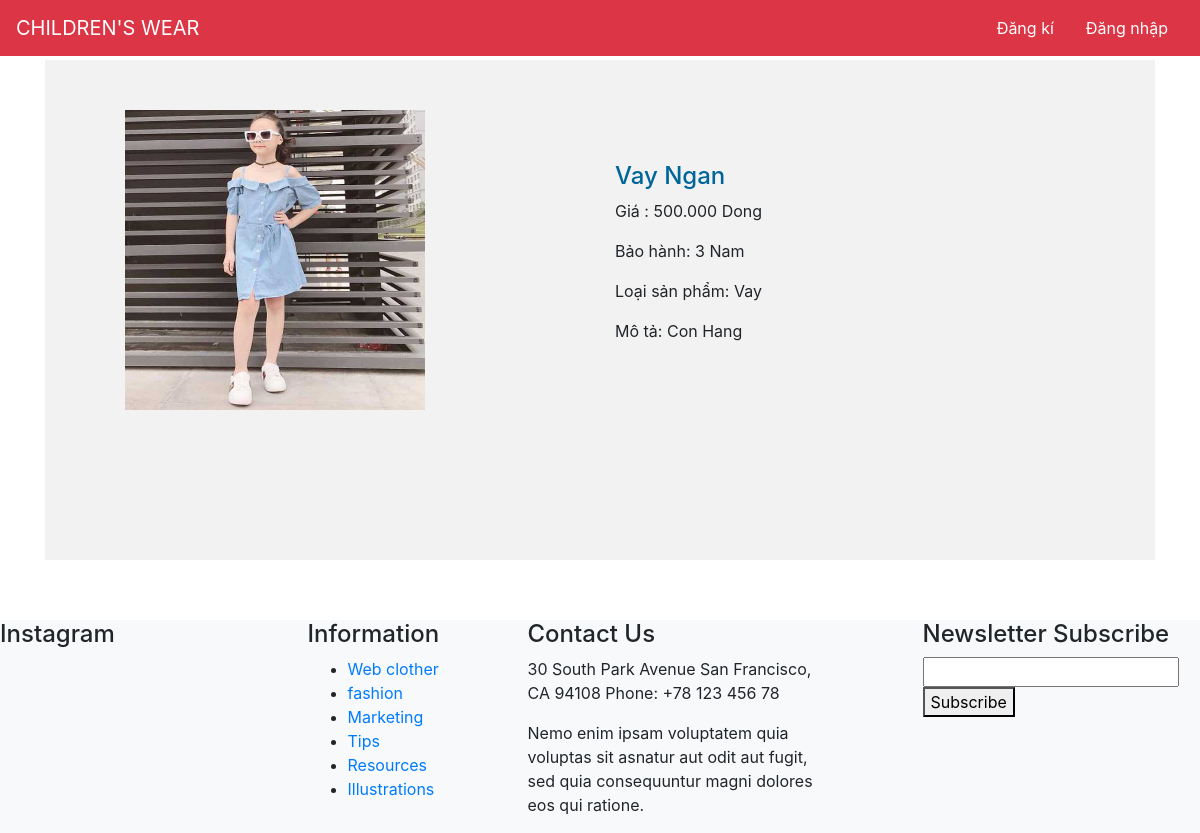
The page /?chitietsanpham=33 on the database its author committed.
### tables this page shows
CREATE TABLE `sanpham` (
  `id` int(11) NOT NULL,
  `tensanpham` varchar(50) NOT NULL,
  `id_loaisp` int(11) NOT NULL,
  `img` varchar(250) NOT NULL,
  `mota` varchar(250) NOT NULL,
  `baohanh` varchar(250) NOT NULL,
  `gia` varchar(250) NOT NULL
);

CREATE TABLE `loaisampham` (
  `id_loaisp` int(11) NOT NULL,
  `tenloaisanpham` varchar(50) NOT NULL
);

### index.php (called while the page is built)
<?php
	include './controller/controllerchung.php';
 ?>

### model/sanphammodel.php (called while the page is built, shortened)
<?php
	include_once 'databasemodel.php';
	class sanphammodel extends databasemodel
	{
		private $dbConnect;
		function __construct()
		{
			$this->dbConnect = new databasemodel();
			if ($this->dbConnect->checkDBConnection()) {
				return true;
			} else {
				return false;
			}
		}
		public function OneRecordData1($id_record)
		{
			$sql_oneRecord = "SELECT *
							  From sanpham, loaisampham
							  where sanpham.id_loaisp = loaisampham.id_loaisp
							  and sanpham.id = $id_record";
			$ketqua = $this->dbConnect->OneRecord1($sql_oneRecord);
			return $ketqua;
		}
	}
 ?>

### model/databasemodel.php (called while the page is built, shortened)
<?php
	class databasemodel
	{
		private $host_name = "localhost";
		private $user_name = "root";
		private $password = "";
		private $db_name = "shopgioithieu";
		private $ketnoi = false;
		public function checkDBConnection()
		{
			$this->ketnoi = mysqli_connect($this->host_name,$this->user_name,$this->password,$this->db_name);
			if ($this->ketnoi) {
				return true;
			} else {
				return false;
			}
		}
	    public function OneRecord1($select_one)
	    {
	        $ketqua_ketnoi = mysqli_query($this->ketnoi,$select_one);
	        if ($ketqua_ketnoi) {
	            $data_row = mysqli_fetch_row($ketqua_ketnoi);
	            return $data_row;
	        }else {
	            return false;
	        }
	    }
	}
?>

### controller/sanphamcontroller.php (called while the page is built, shortened)
<?php
include_once './model/sanphammodel.php';
	class sanphamcontroller
	{
		private $sanpham_model;
		function __construct()
		{
			$this->sanpham_model = new sanphammodel();
		}
		public function sanphamdetail1()
		{
			$id = $_GET['chitietsanpham'];
			$ketqua = $this->sanpham_model->OneRecordData1($id);
			return $ketqua;
		}
	}
 ?>

### view/sanpham/detail.php (the view, shortened to what this page needs)
<!DOCTYPE html>
<html>
<head>
  <link rel="stylesheet" href="https://maxcdn.bootstrapcdn.com/bootstrap/4.0.0/css/bootstrap.min.css">
</head>
<header >
      <nav class="navbar navbar-light bg-danger fixed-top">
        <a class="navbar-brand text-white" href="http://localhost:8080/QuanAoShop/">CHILDREN'S WEAR</a>
        <ul class="nav  nav-pills justify-content-end ">
          <li class="nav-item">
            <a class="nav-link text-white " href="?createuser">Đăng kí</a>
          </li>
          <li class="nav-item">
            <a class="nav-link text-white" href="?dangnhap">Đăng nhập</a>
          </li>
        </ul>
      </nav>
    </header>
  <body>
<div>
	<div class="container" style="margin-top: 3%">
		<div class="col-md-12 full">
			<div class="col-md-6" >
				<img id="myimage" src="img/<?php echo $ketqua[3]; ?>" width="300" height="240">
			</div>
			<div class="col-md-6">
				<h4> <?php echo $ketqua[1]; ?></h4>
				<p>Giá : <?php echo $ketqua[6]; ?></p>
				<p>Bảo hành: <?php echo $ketqua[5]; ?></p>
				<p>Loại sản phẩm: <?php echo $ketqua[8]; ?></p>
				<p>Mô tả: <?php echo $ketqua[4]; ?></p>
			</div>
		</div>
	</div>
</div>
<div id="footer" class="color-div bg-light" style="margin-top: 5%;float: left;">
      <div class="row">
        <div class="col-sm-3">
          <div class="widget">
            <h4 class="widget-title">Instagram</h4>
          </div>
        </div>
        <div class="col-sm-2">
          <div class="widget">
            <h4 class="widget-title">Information</h4>
            <div>
              <ul>
                <li><a href="blog_fullwidth_2col.html"><i class="fa fa-chevron-right"></i> Web clother</a></li>
                <li><a href="blog_fullwidth_2col.html"><i class="fa fa-chevron-right"></i> fashion</a></li>
                <li><a href="blog_fullwidth_2col.html"><i class="fa fa-chevron-right"></i> Marketing</a></li>
                <li><a href="blog_fullwidth_2col.html"><i class="fa fa-chevron-right"></i> Tips</a></li>
                <li><a href="blog_fullwidth_2col.html"><i class="fa fa-chevron-right"></i> Resources</a></li>
                <li><a href="blog_fullwidth_2col.html"><i class="fa fa-chevron-right"></i> Illustrations</a></li>
              </ul>
            </div>
          </div>
        </div>
        <div class="col-sm-4">
         <div class="col-sm-10">
          <div class="widget">
            <h4 class="widget-title">Contact Us</h4>
            <div>
              <div class="contact-info">
                <p>30 South Park Avenue San Francisco, CA 94108 Phone: +78 123 456 78</p>
                <p>Nemo enim ipsam voluptatem quia voluptas sit asnatur aut odit aut fugit, sed quia consequuntur magni dolores eos qui ratione.</p>
              </div>
            </div>
          </div>
          </div>
        </div>
        <div class="col-sm-3">
          <div class="widget">
            <h4 class="widget-title">Newsletter Subscribe</h4>
            <form action="#" method="post">
              <input type="email" name="your_email">
              <button class="pull-right" type="submit">Subscribe <i class="fa fa-chevron-right"></i></button>
            </form>
          </div>
        </div>
      </div>
</body>
</html>

### view/sanpham/detail.php (style rules this page uses)
.full { background-color:#f2f2f2; height: 500px; }
.col-md-6 { float: left; }
.col-md-6 h4 { color:#006699; padding-top: 20%; }
* { box-sizing: border-box; }
img { padding: 50px; transition: transform .2s; width: 400px; height: 400px; margin: 0 auto; }

### rows shown on the page
sanpham: img (picture), tensanpham "Vay Ngan", gia "500.000 Dong", baohanh "3 Nam", id_loaisp.tenloaisanpham "Vay", mota "Con Hang"
